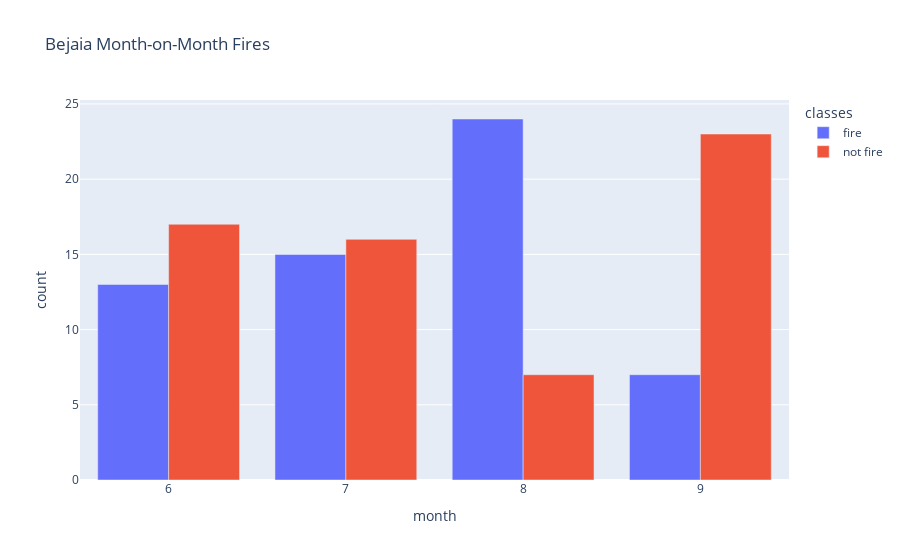

The code cell stored with this chart in its notebook:
### Code cell
fig = px.bar(
    dep_df[dep_df['region']=='Bejaia'],  # replace with your grouped DataFrame
    x="month",
    y="count",
    color="classes",
    barmode="group",
    title="Bejaia Month-on-Month Fires"
)
fig.show()

### Figure 1 — Plotly figure (JSON) as saved in the notebook; plotly's stock layout.template omitted (floating-point values rounded to 4 significant figures)
{"data": [{"alignmentgroup": "True", "hovertemplate": "classes=fire<br>month=%{x}<br>count=%{y}<extra></extra>", "legendgroup": "fire", "marker": {"color": "#636efa", "pattern": {"shape": ""}}, "name": "fire", "offsetgroup": "fire", "orientation": "v", "showlegend": true, "textposition": "auto", "type": "bar", "x": [8, 7, 6, 9], "xaxis": "x", "y": [24, 15, 13, 7], "yaxis": "y"}, {"alignmentgroup": "True", "hovertemplate": "classes=not fire<br>month=%{x}<br>count=%{y}<extra></extra>", "legendgroup": "not fire", "marker": {"color": "#EF553B", "pattern": {"shape": ""}}, "name": "not fire", "offsetgroup": "not fire", "orientation": "v", "showlegend": true, "textposition": "auto", "type": "bar", "x": [9, 6, 7, 8], "xaxis": "x", "y": [23, 17, 16, 7], "yaxis": "y"}], "layout": {"barmode": "group", "legend": {"title": {"text": "classes"}, "tracegroupgap": 0}, "title": {"text": "Bejaia Month-on-Month Fires"}, "xaxis": {"anchor": "y", "domain": [0, 1], "title": {"text": "month"}}, "yaxis": {"anchor": "x", "domain": [0, 1], "title": {"text": "count"}}}}
